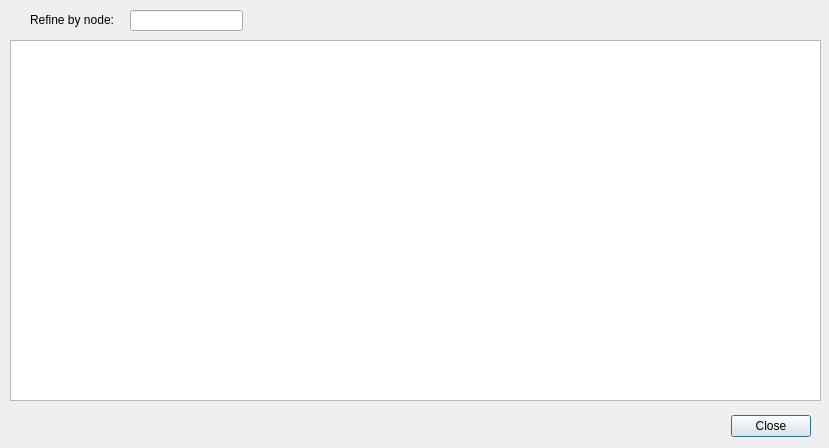
<?xml version="1.0" encoding="UTF-8"?>
<ui version="4.0">
 <class>PathListDialog</class>
 <widget class="QDialog" name="PathListDialog">
  <property name="geometry">
   <rect>
    <x>0</x>
    <y>0</y>
    <width>829</width>
    <height>448</height>
   </rect>
  </property>
  <property name="windowTitle">
   <string>Dialog</string>
  </property>
  <widget class="QDialogButtonBox" name="buttonBox">
   <property name="geometry">
    <rect>
     <x>10</x>
     <y>410</y>
     <width>801</width>
     <height>32</height>
    </rect>
   </property>
   <property name="orientation">
    <enum>Qt::Horizontal</enum>
   </property>
   <property name="standardButtons">
    <set>QDialogButtonBox::Close</set>
   </property>
  </widget>
  <widget class="QTableView" name="pathsView">
   <property name="geometry">
    <rect>
     <x>10</x>
     <y>40</y>
     <width>811</width>
     <height>361</height>
    </rect>
   </property>
  </widget>
  <widget class="QLabel" name="label">
   <property name="geometry">
    <rect>
     <x>30</x>
     <y>12</y>
     <width>101</width>
     <height>16</height>
    </rect>
   </property>
   <property name="text">
    <string>Refine by node:</string>
   </property>
  </widget>
  <widget class="QLineEdit" name="nodeEdit">
   <property name="geometry">
    <rect>
     <x>130</x>
     <y>10</y>
     <width>113</width>
     <height>21</height>
    </rect>
   </property>
  </widget>
  <widget class="InfoTextWidget" name="refineInfoText" native="true">
   <property name="enabled">
    <bool>true</bool>
   </property>
   <property name="geometry">
    <rect>
     <x>10</x>
     <y>12</y>
     <width>16</width>
     <height>16</height>
    </rect>
   </property>
   <property name="sizePolicy">
    <sizepolicy hsizetype="Fixed" vsizetype="Fixed">
     <horstretch>0</horstretch>
     <verstretch>0</verstretch>
    </sizepolicy>
   </property>
   <property name="minimumSize">
    <size>
     <width>16</width>
     <height>16</height>
    </size>
   </property>
   <property name="toolTip">
    <string>&lt;html&gt;&lt;head/&gt;&lt;body&gt;&lt;p&gt;Refine path list to include only those that contain ANY of the entered nodes&lt;br/&gt;If a single node is selected, its position is shown as well &lt;/p&gt;&lt;/body&gt;&lt;/html&gt;</string>
   </property>
  </widget>
 </widget>
 <customwidgets>
  <customwidget>
   <class>InfoTextWidget</class>
   <extends>QWidget</extends>
   <header>widgets/infotextwidget.h</header>
   <container>1</container>
  </customwidget>
 </customwidgets>
 <resources/>
 <connections>
  <connection>
   <sender>buttonBox</sender>
   <signal>accepted()</signal>
   <receiver>PathListDialog</receiver>
   <slot>accept()</slot>
   <hints>
    <hint type="sourcelabel">
     <x>248</x>
     <y>254</y>
    </hint>
    <hint type="destinationlabel">
     <x>157</x>
     <y>274</y>
    </hint>
   </hints>
  </connection>
  <connection>
   <sender>buttonBox</sender>
   <signal>rejected()</signal>
   <receiver>PathListDialog</receiver>
   <slot>reject()</slot>
   <hints>
    <hint type="sourcelabel">
     <x>316</x>
     <y>260</y>
    </hint>
    <hint type="destinationlabel">
     <x>286</x>
     <y>274</y>
    </hint>
   </hints>
  </connection>
 </connections>
</ui>
